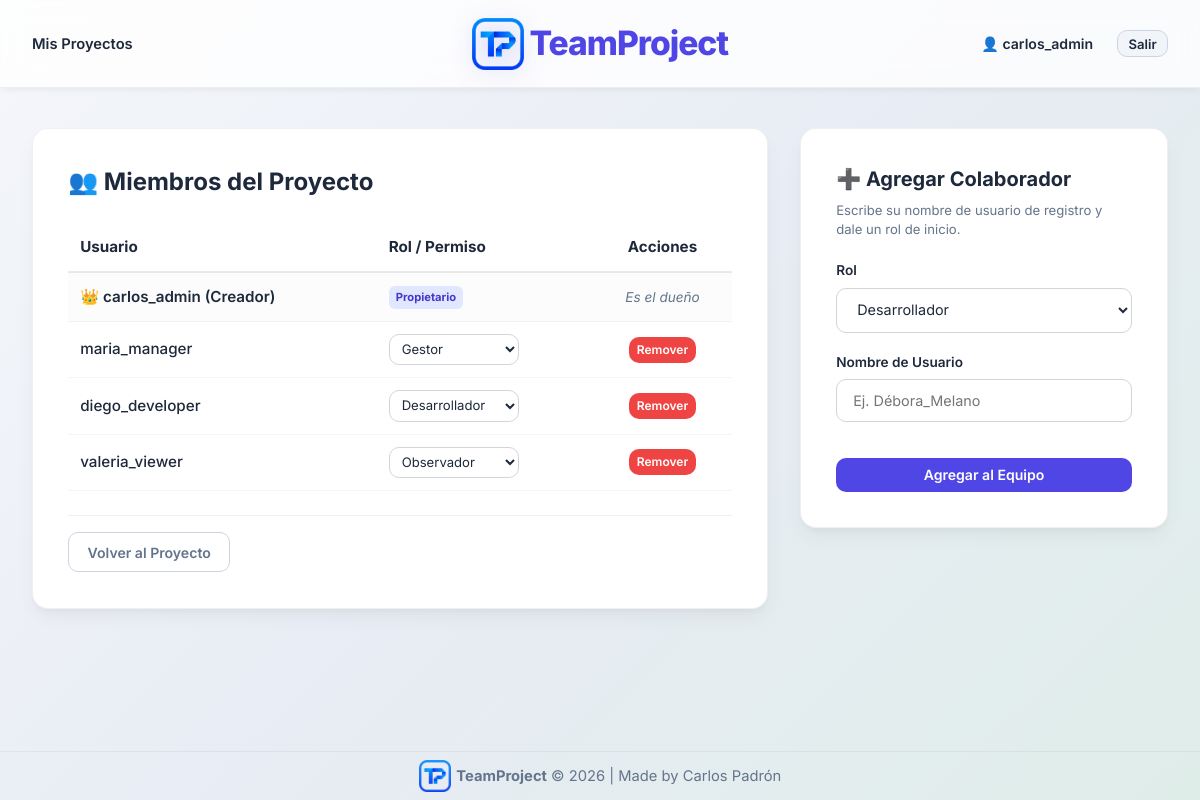
The app's page /project/1/members/ (signed in), older data.
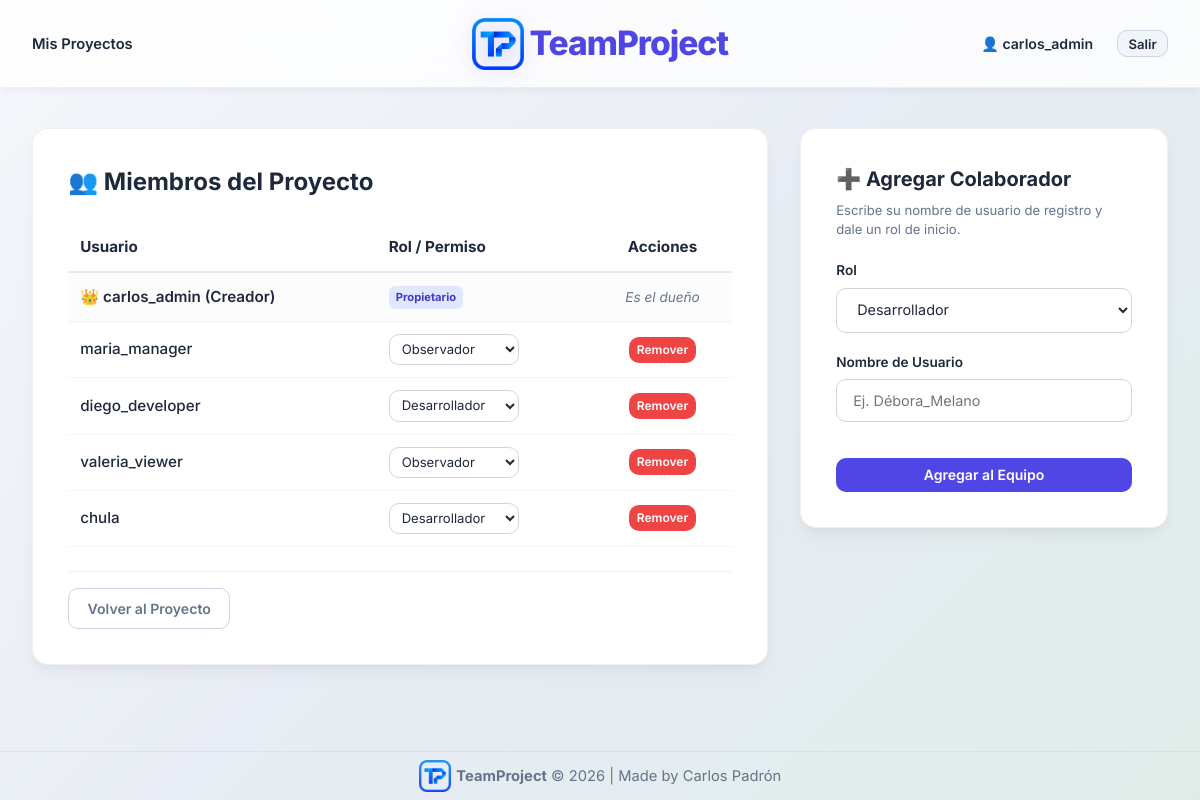
The same page, newer data.
### projects/models.py (models this page shows, shortened)
class ProjectMember(models.Model):
    ROLE_CHOICES = [
        ('admin', 'Administrador'),
        ('manager', 'Gestor de Proyecto'),
        ('developer', 'Desarrollador'),
        ('viewer', 'Observador'),
    ]
    project = models.ForeignKey(Project, on_delete=models.CASCADE, related_name="memberships", verbose_name="Proyecto")
    user = models.ForeignKey(User, on_delete=models.CASCADE, related_name="project_memberships", verbose_name="Usuario")
    role = models.CharField(max_length=20, choices=ROLE_CHOICES, default='developer', verbose_name="Rol")
    class Meta:
        unique_together = ('project', 'user')

### projects/views.py (the view)
# urls.py: path('project/<int:project_id>/members/', views.project_members_view, name='project_members'),
@login_required
def project_members_view(request, project_id):
    project = get_object_or_404(Project, id=project_id)
    role = get_user_role(project, request.user)
    if not role:
        return HttpResponseForbidden("No tienes acceso a este proyecto.")
    memberships = project.memberships.all()
    if request.method == 'POST':
        if role != 'admin':
            return HttpResponseForbidden("Solo los administradores pueden gestionar miembros.")
        form = ProjectMemberForm(request.POST, project=project)
        if form.is_valid():
            user = form.cleaned_data.get('username')
            role_assigned = form.cleaned_data.get('role')
            ProjectMember.objects.update_or_create(
                project=project, user=user,
                defaults={'role': role_assigned}
            )
            return redirect('project_members', project_id=project.id)
    else:
        form = ProjectMemberForm(project=project)
    return render(request, 'projects/project_members.html', {
        'project': project,
        'memberships': memberships,
        'form': form,
        'role': role
    })

### projects/forms.py (shortened to what this page needs)
class ProjectMemberForm(forms.ModelForm):
    username = forms.CharField(
        label="Nombre de Usuario",
        widget=forms.TextInput(attrs={'class': 'form-control', 'placeholder': 'Ej. Débora_Melano'})
    )
    class Meta:
        model = ProjectMember
        fields = ['role']
        widgets = {
            'role': forms.Select(attrs={'class': 'form-control'}),
        }
    def __init__(self, *args, project=None, **kwargs):
        super().__init__(*args, **kwargs)
        self.project = project

### projects/views.py (called while the page is built)
def get_user_role(project, user):
    if project.owner == user:
        return 'admin'
    try:
        membership = ProjectMember.objects.get(project=project, user=user)
        return membership.role
    except ProjectMember.DoesNotExist:
        return None

### templates/projects/project_members.html (shortened to what the changed rows need)
{% extends 'base.html' %}
{% load static %}
{% block content %}
<div class="members-management-grid {% if role != 'admin' %}single-column{% endif %}">
    <div class="form-card" style="margin: 0; max-width: none;">
        <h2 class="form-title" style="margin-bottom: 1.5rem; color: var(--text-main);">👥 Miembros del Proyecto</h2>
        <div class="table-responsive">
            <table style="width: 100%; border-collapse: collapse; text-align: left; font-size: 0.95rem;">
                <thead>
                    <tr style="border-bottom: 2px solid rgba(0,0,0,0.08); color: var(--text-main);">
                        <th style="padding: 0.75rem 0.75rem; font-weight: 700;">Usuario</th>
                        <th style="padding: 0.75rem 0.75rem; font-weight: 700;">Rol / Permiso</th>
                        {% if role == 'admin' %}
                            <th style="padding: 0.75rem 0.75rem; text-align: center; font-weight: 700;">Acciones</th>
                        {% endif %}
                    </tr>
                </thead>
                <tbody>
                    {% for membership in memberships %}
                        {% if membership.user != project.owner %}
                            <tr style="border-bottom: 1px solid rgba(0,0,0,0.04);">
                                <td style="padding: 0.75rem 0.75rem; color: var(--text-main); font-weight: 500;">{{ membership.user.username }}</td>
                                <td style="padding: 0.75rem 0.75rem;">
                                    {% if role == 'admin' %}
                                        <form action="{% url 'update_member_role' project.id membership.id %}" method="post" style="margin: 0; display: inline-block;">
                                            <select name="role" class="form-control" style="padding: 0.35rem 0.5rem; font-size: 0.82rem; width: 130px; display: inline-block; background: #ffffff; color: var(--text-main);" onchange="this.form.submit()">
                                                <option value="manager" {% if membership.role == 'manager' %}selected{% endif %}>Gestor</option>
                                                <option value="developer" {% if membership.role == 'developer' %}selected{% endif %}>Desarrollador</option>
                                                <option value="viewer" {% if membership.role == 'viewer' %}selected{% endif %}>Observador</option>
                                            </select>
                                        </form>
                                    {% else %}
                                        <span class="badge" style="background: #f1f5f9; color: #475569; border: 1px solid #cbd5e1; padding: 0.3rem 0.6rem; font-weight: 600; border-radius: 8px;">
                                            {{ membership.get_role_display }}
                                        </span>
                                    {% endif %}
                                </td>
                                {% if role == 'admin' %}
                                    <td style="padding: 0.75rem 0.75rem; text-align: center;">
                                        <a href="{% url 'remove_member' project.id membership.id %}" class="btn btn-danger" style="font-size: 0.75rem; padding: 0.25rem 0.5rem;" onclick="return confirm('¿Seguro que deseas remover a {{ membership.user.username }} del proyecto?')">Remover</a>
                                    </td>
                                {% endif %}
                            </tr>
                        {% endif %}
                    {% endfor %}
                </tbody>
            </table>
        </div>
    </div>
    {% if role == 'admin' %}
        <div class="form-card" style="margin: 0; max-width: none;">
            <form method="post">
                {% for field in form %}
                    <div class="form-group">
                        <label for="{{ field.id_for_label }}">{{ field.label }}</label>
                        {{ field }}
                    </div>
                {% endfor %}
            </form>
        </div>
    {% endif %}
</div>
{% endblock %}

Row changes from the older to the newer data that the page shows:
changed ProjectMember "maria_manager": role "Gestor" → "Observador"
added ProjectMember: user.username "chula", role "Desarrollador"
